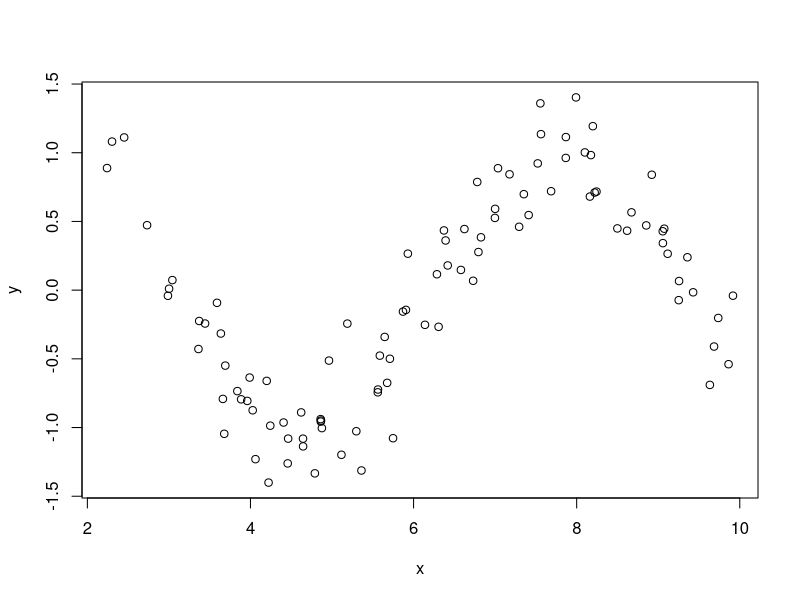
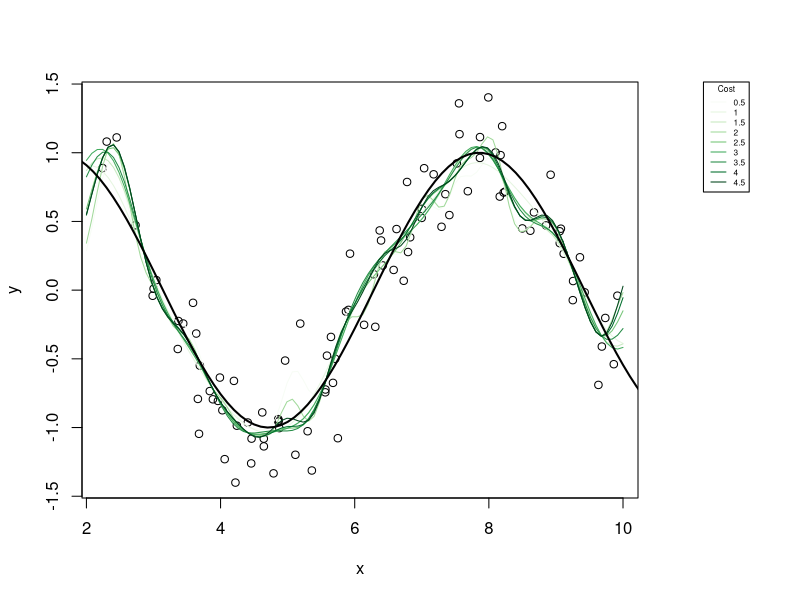
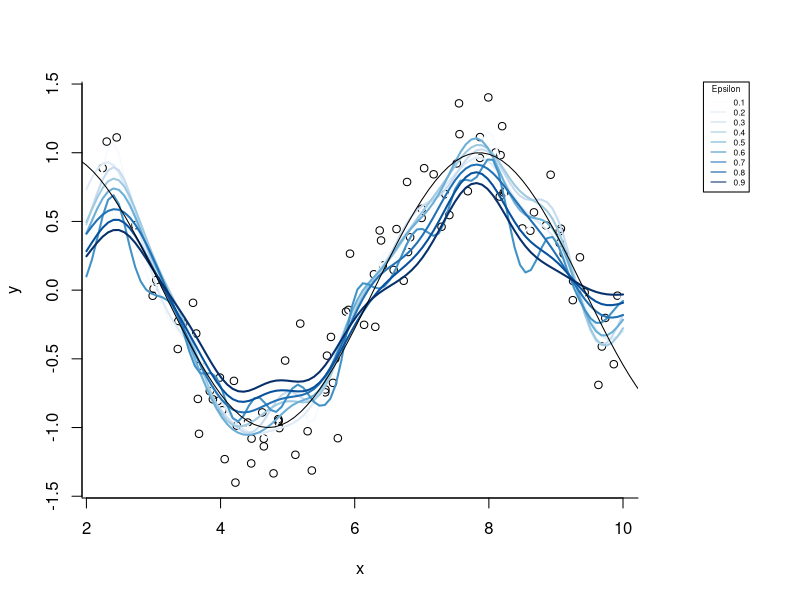
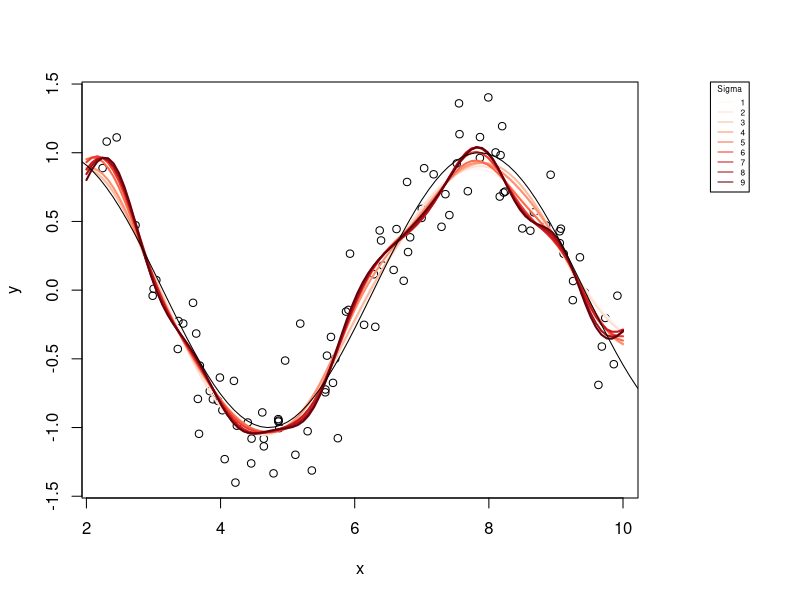

Source code (R) for these figures, in order:
# Chapter 7: Non-linear Regression models
#
# Script based on Ex 7.1 of Applied Predictive Modeling (Kuhn & Johnson, 2013)
# Exercise covers on data simulation, train/test splitting, the SVM tuning parameters
#
## SVM Notes:
# Can be seen as a form of robust regression.
# e-insensitive regression: data points with residuals inside the e boundary do not 
# contribute to the model while those outside contribute a linear scaled amount.
# MIN Cost*SUM[L(y - y_hat)] + SUM(beta^2); L is the e-insensitve function.
# Over-parameterised model, as many beta as points, however these are zero for 
# points inside the e boundary.
# The support vectors are those points with non-zero beta (or alpha!).
# New points enter as dot-product of the support vectors. An extension to non-linear 
# situations is to use other Kernel function around the dot product (e.g. radial
# basis). Non-linear kernels have scaling parameters requiring tuning.
#
#
# Packages ====================================================================
library(kernlab)
library(RColorBrewer)

# Simulate the data ===========================================================
set.seed(100)
x <- runif(100, min = 2, max = 10)
y <- sin(x) + rnorm(length(x)) * .25
sin_data <- data.frame(x = x, y = y)
plot(x, y)

# Create a grid of x values to use for prediction
data_grid <- data.frame(x = seq(2, 10, length = 100))

# Fit different models using a radial basis function and different values of ===
# the cost (the C parameter)

mypalette <- brewer.pal(9, "Greens")

par(mar=c(5.1, 4.1, 4.1, 8.1), xpd=TRUE)
plot(x, y)
for (i in 1:9) {
  radial_SVM <- ksvm(x = x, y = y, data = sin_data,
    kernel ="rbfdot", kpar = "automatic",
    C = i/2, epsilon = 0.1)  # move the cost from 0.5 to 4.5
  model_preds <- predict(radial_SVM, newdata = data_grid)
  points(x = data_grid$x, y = model_preds[,1], type = "l", col = mypalette[i])
}
legend("topright", inset=c(-0.2,0), lty = 1, legend=c(seq(0.5, 4.5, by = 0.5)), 
  col = mypalette[1:10], title="Cost", cex = 0.5)
par(xpd = FALSE)
points(seq(1, 11, by = 0.1), sin(seq(1, 11, by = 0.1)), type = "l", lwd = 2)

# Fit different models using a radial basis function and different values of ===
# the epsilon boundary parameter

mypalette <- brewer.pal(9, "Blues")

par(mar=c(5.1, 4.1, 4.1, 8.1), xpd=TRUE)
plot(x, y, bty='L')
for (i in 1:9) {
  radial_SVM <- ksvm(x = x, y = y, data = sin_data,
    kernel ="rbfdot", kpar = "automatic",
    C = 1, epsilon = i/10) # move epsilon from 0.1 to 0.9
  model_preds <- predict(radial_SVM, newdata = data_grid)
  points(x = data_grid$x, y = model_preds[,1], type = "l", 
    col = mypalette[i], 
    lwd = 2)
}
legend("topright", inset=c(-0.2,0), lty = 1, legend=c(seq(0.1, 0.9, by = 0.1)), 
  col = mypalette[1:10], title="Epsilon", cex = 0.5)
par(xpd = FALSE)
points(seq(1, 11, by = 0.1), sin(seq(1, 11, by = 0.1)), type = "l", lwd = 1)

# Fit different models using a radial basis function and different values of ===
# sigma (the scaling parameter)

mypalette <- brewer.pal(9, "Reds")

par(mar=c(5.1, 4.1, 4.1, 8.1), xpd=TRUE)
plot(x, y)
for (i in 1:9) {
  radial_SVM <- ksvm(x = x, y = y, data = sin_data,
    kernel ="rbfdot", kpar = list(sigma = i), # move epsilon from 1 to 9
    C = 1, epsilon = 0.1) 
  model_preds <- predict(radial_SVM, newdata = data_grid)
  points(x = data_grid$x, y = model_preds[,1], type = "l", 
    col = mypalette[i], 
    lwd = 2)
}
legend("topright", inset=c(-0.2,0), lty = 1, legend=c(seq(1, 9, by = 1)), 
  col = mypalette[1:10], title="Sigma", cex = 0.5)
par(xpd = FALSE)
points(seq(1, 11, by = 0.1), sin(seq(1, 11, by = 0.1)), type = "l", lwd = 1)


# sigma determines the extent smoothing, if zero left only with beta_0...
# Cost determines error impact on model, e determines number of support vectors
# book suggests fixing e and tuning the cost (there is a relationship between the two)
